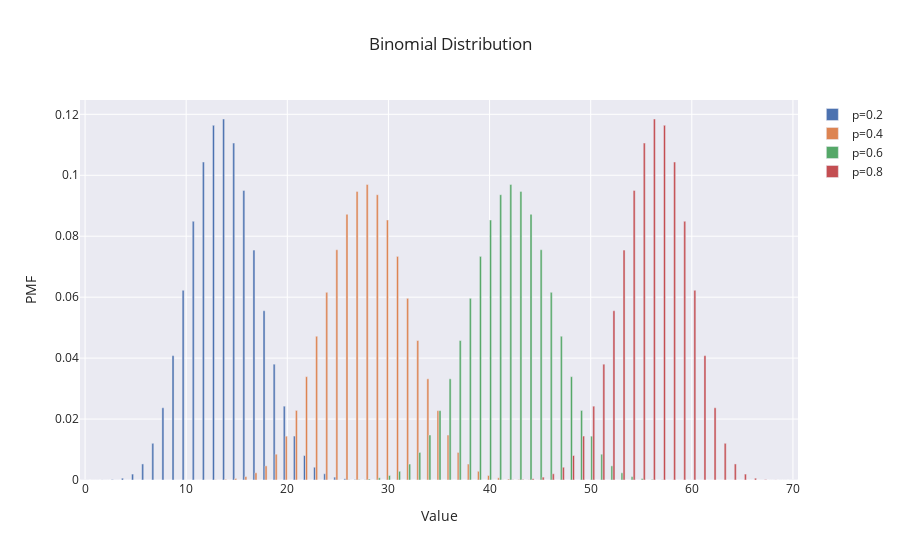

The cell this chart's notebook holds for it:
### Code cell
n = 70 
binomial_fig = go.Figure()
x = np.arange(0, n + 1)
for p in [0.2, 0.4, 0.6, 0.8]:
    binomial_fig.add_trace(
        go.Bar(x=x, y=sts.binom.pmf(x, n, p), name=f"p={p}")
        )
binomial_fig.update_layout(title="Binomial Distribution", xaxis_title="Value", yaxis_title="PMF", barmode="group")
